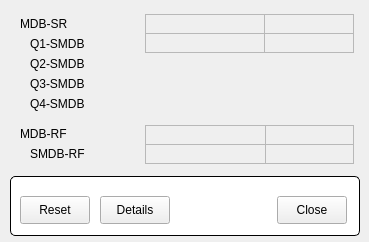
<?xml version="1.0" encoding="UTF-8"?>
<ui version="4.0">
 <class>FormMainPower</class>
 <widget class="QMainWindow" name="FormMainPower">
  <property name="geometry">
   <rect>
    <x>0</x>
    <y>0</y>
    <width>369</width>
    <height>242</height>
   </rect>
  </property>
  <property name="windowTitle">
   <string>Main Power</string>
  </property>
  <widget class="QWidget" name="centralWidget">
   <widget class="QGroupBox" name="titleGroupBox_2">
    <property name="geometry">
     <rect>
      <x>10</x>
      <y>176</y>
      <width>350</width>
      <height>60</height>
     </rect>
    </property>
    <property name="styleSheet">
     <string notr="true">QGroupBox {
 	background-color: rgb(255, 255, 255);
     border: 1px solid black;
     border-radius: 5px;
     margin-top: 0.5em;
 }
 
 QGroupBox::title {
     subcontrol-origin: margin;
     left: 10px;
     padding: 0 3px 0 3px;
 }</string>
    </property>
    <property name="title">
     <string/>
    </property>
    <widget class="QPushButton" name="btnClose">
     <property name="geometry">
      <rect>
       <x>267</x>
       <y>20</y>
       <width>70</width>
       <height>28</height>
      </rect>
     </property>
     <property name="text">
      <string>Close</string>
     </property>
    </widget>
    <widget class="QEPushButton" name="qepushbutton">
     <property name="geometry">
      <rect>
       <x>10</x>
       <y>20</y>
       <width>70</width>
       <height>28</height>
      </rect>
     </property>
     <property name="text">
      <string>Reset</string>
     </property>
     <property name="variable" stdset="0">
      <string>SR-PS-DB:reset</string>
     </property>
    </widget>
   </widget>
   <widget class="QLabel" name="label">
    <property name="geometry">
     <rect>
      <x>20</x>
      <y>14</y>
      <width>70</width>
      <height>20</height>
     </rect>
    </property>
    <property name="text">
     <string>MDB-SR</string>
    </property>
   </widget>
   <widget class="QLabel" name="label_2">
    <property name="geometry">
     <rect>
      <x>30</x>
      <y>34</y>
      <width>70</width>
      <height>20</height>
     </rect>
    </property>
    <property name="text">
     <string>Q1-SMDB</string>
    </property>
   </widget>
   <widget class="QLabel" name="label_3">
    <property name="geometry">
     <rect>
      <x>30</x>
      <y>54</y>
      <width>70</width>
      <height>20</height>
     </rect>
    </property>
    <property name="text">
     <string>Q2-SMDB</string>
    </property>
   </widget>
   <widget class="QLabel" name="label_4">
    <property name="geometry">
     <rect>
      <x>30</x>
      <y>74</y>
      <width>70</width>
      <height>20</height>
     </rect>
    </property>
    <property name="text">
     <string>Q3-SMDB</string>
    </property>
   </widget>
   <widget class="QLabel" name="label_5">
    <property name="geometry">
     <rect>
      <x>30</x>
      <y>94</y>
      <width>70</width>
      <height>20</height>
     </rect>
    </property>
    <property name="text">
     <string>Q4-SMDB</string>
    </property>
   </widget>
   <widget class="QLabel" name="label_6">
    <property name="geometry">
     <rect>
      <x>20</x>
      <y>124</y>
      <width>70</width>
      <height>20</height>
     </rect>
    </property>
    <property name="text">
     <string>MDB-RF</string>
    </property>
   </widget>
   <widget class="QLabel" name="label_7">
    <property name="geometry">
     <rect>
      <x>30</x>
      <y>144</y>
      <width>70</width>
      <height>20</height>
     </rect>
    </property>
    <property name="text">
     <string>SMDB-RF</string>
    </property>
   </widget>
   <widget class="QESimpleShape" name="qesimpleshape">
    <property name="geometry">
     <rect>
      <x>105</x>
      <y>16</y>
      <width>16</width>
      <height>16</height>
     </rect>
    </property>
    <property name="ledType">
     <enum>QSimpleShape::Status</enum>
    </property>
    <property name="colour0" stdset="0">
     <color>
      <red>20</red>
      <green>60</green>
      <blue>20</blue>
     </color>
    </property>
    <property name="colour1" stdset="0">
     <color>
      <red>5</red>
      <green>240</green>
      <blue>5</blue>
     </color>
    </property>
    <property name="variable" stdset="0">
     <string>SR-MDB:isPowerON</string>
    </property>
   </widget>
   <widget class="QESimpleShape" name="qesimpleshape_2">
    <property name="geometry">
     <rect>
      <x>105</x>
      <y>36</y>
      <width>16</width>
      <height>16</height>
     </rect>
    </property>
    <property name="ledType">
     <enum>QSimpleShape::Status</enum>
    </property>
    <property name="colour0" stdset="0">
     <color>
      <red>20</red>
      <green>60</green>
      <blue>20</blue>
     </color>
    </property>
    <property name="colour1" stdset="0">
     <color>
      <red>5</red>
      <green>240</green>
      <blue>5</blue>
     </color>
    </property>
    <property name="variable" stdset="0">
     <string>SR-SMDB-Q1:isPowerON</string>
    </property>
   </widget>
   <widget class="QESimpleShape" name="qesimpleshape_3">
    <property name="geometry">
     <rect>
      <x>105</x>
      <y>56</y>
      <width>16</width>
      <height>16</height>
     </rect>
    </property>
    <property name="ledType">
     <enum>QSimpleShape::Status</enum>
    </property>
    <property name="colour0" stdset="0">
     <color>
      <red>20</red>
      <green>60</green>
      <blue>20</blue>
     </color>
    </property>
    <property name="colour1" stdset="0">
     <color>
      <red>5</red>
      <green>240</green>
      <blue>5</blue>
     </color>
    </property>
    <property name="variable" stdset="0">
     <string>SR-SMDB-Q2:isPowerON</string>
    </property>
   </widget>
   <widget class="QESimpleShape" name="qesimpleshape_4">
    <property name="geometry">
     <rect>
      <x>105</x>
      <y>76</y>
      <width>16</width>
      <height>16</height>
     </rect>
    </property>
    <property name="ledType">
     <enum>QSimpleShape::Status</enum>
    </property>
    <property name="colour0" stdset="0">
     <color>
      <red>20</red>
      <green>60</green>
      <blue>20</blue>
     </color>
    </property>
    <property name="colour1" stdset="0">
     <color>
      <red>5</red>
      <green>240</green>
      <blue>5</blue>
     </color>
    </property>
    <property name="variable" stdset="0">
     <string>SR-SMDB-Q3:isPowerON</string>
    </property>
   </widget>
   <widget class="QESimpleShape" name="qesimpleshape_5">
    <property name="geometry">
     <rect>
      <x>105</x>
      <y>96</y>
      <width>16</width>
      <height>16</height>
     </rect>
    </property>
    <property name="ledType">
     <enum>QSimpleShape::Status</enum>
    </property>
    <property name="colour0" stdset="0">
     <color>
      <red>20</red>
      <green>60</green>
      <blue>20</blue>
     </color>
    </property>
    <property name="colour1" stdset="0">
     <color>
      <red>5</red>
      <green>240</green>
      <blue>5</blue>
     </color>
    </property>
    <property name="variable" stdset="0">
     <string>SR-SMDB-Q4:isPowerON</string>
    </property>
   </widget>
   <widget class="QESimpleShape" name="qesimpleshape_6">
    <property name="geometry">
     <rect>
      <x>105</x>
      <y>126</y>
      <width>16</width>
      <height>16</height>
     </rect>
    </property>
    <property name="ledType">
     <enum>QSimpleShape::Status</enum>
    </property>
    <property name="colour0" stdset="0">
     <color>
      <red>20</red>
      <green>60</green>
      <blue>20</blue>
     </color>
    </property>
    <property name="colour1" stdset="0">
     <color>
      <red>5</red>
      <green>240</green>
      <blue>5</blue>
     </color>
    </property>
    <property name="variable" stdset="0">
     <string>SR-RF-MDB:isPowerON</string>
    </property>
   </widget>
   <widget class="QESimpleShape" name="qesimpleshape_7">
    <property name="geometry">
     <rect>
      <x>105</x>
      <y>146</y>
      <width>16</width>
      <height>16</height>
     </rect>
    </property>
    <property name="ledType">
     <enum>QSimpleShape::Status</enum>
    </property>
    <property name="colour0" stdset="0">
     <color>
      <red>20</red>
      <green>60</green>
      <blue>20</blue>
     </color>
    </property>
    <property name="colour1" stdset="0">
     <color>
      <red>5</red>
      <green>240</green>
      <blue>5</blue>
     </color>
    </property>
    <property name="variable" stdset="0">
     <string>SR-RF-MDB:isPowerON</string>
    </property>
   </widget>
   <widget class="QESimpleShape" name="qesimpleshape_8">
    <property name="geometry">
     <rect>
      <x>125</x>
      <y>56</y>
      <width>16</width>
      <height>16</height>
     </rect>
    </property>
    <property name="ledType">
     <enum>QSimpleShape::Error</enum>
    </property>
    <property name="colour0" stdset="0">
     <color>
      <red>60</red>
      <green>20</green>
      <blue>20</blue>
     </color>
    </property>
    <property name="colour1" stdset="0">
     <color>
      <red>240</red>
      <green>5</green>
      <blue>5</blue>
     </color>
    </property>
    <property name="variable" stdset="0">
     <string>SR-SMDB-Q2:isEmergency</string>
    </property>
   </widget>
   <widget class="QESimpleShape" name="qesimpleshape_9">
    <property name="geometry">
     <rect>
      <x>125</x>
      <y>96</y>
      <width>16</width>
      <height>16</height>
     </rect>
    </property>
    <property name="ledType">
     <enum>QSimpleShape::Error</enum>
    </property>
    <property name="colour0" stdset="0">
     <color>
      <red>60</red>
      <green>20</green>
      <blue>20</blue>
     </color>
    </property>
    <property name="colour1" stdset="0">
     <color>
      <red>240</red>
      <green>5</green>
      <blue>5</blue>
     </color>
    </property>
    <property name="variable" stdset="0">
     <string>SR-SMDB-Q4:isEmergency</string>
    </property>
   </widget>
   <widget class="QESimpleShape" name="qesimpleshape_10">
    <property name="geometry">
     <rect>
      <x>125</x>
      <y>36</y>
      <width>16</width>
      <height>16</height>
     </rect>
    </property>
    <property name="ledType">
     <enum>QSimpleShape::Error</enum>
    </property>
    <property name="colour0" stdset="0">
     <color>
      <red>60</red>
      <green>20</green>
      <blue>20</blue>
     </color>
    </property>
    <property name="colour1" stdset="0">
     <color>
      <red>240</red>
      <green>5</green>
      <blue>5</blue>
     </color>
    </property>
    <property name="variable" stdset="0">
     <string>SR-SMDB-Q1:isEmergency</string>
    </property>
   </widget>
   <widget class="QESimpleShape" name="qesimpleshape_11">
    <property name="geometry">
     <rect>
      <x>125</x>
      <y>146</y>
      <width>16</width>
      <height>16</height>
     </rect>
    </property>
    <property name="ledType">
     <enum>QSimpleShape::Error</enum>
    </property>
    <property name="colour0" stdset="0">
     <color>
      <red>60</red>
      <green>20</green>
      <blue>20</blue>
     </color>
    </property>
    <property name="colour1" stdset="0">
     <color>
      <red>240</red>
      <green>5</green>
      <blue>5</blue>
     </color>
    </property>
    <property name="variable" stdset="0">
     <string>SR-RF-MDB:isEmergency</string>
    </property>
   </widget>
   <widget class="QESimpleShape" name="qesimpleshape_12">
    <property name="geometry">
     <rect>
      <x>125</x>
      <y>16</y>
      <width>16</width>
      <height>16</height>
     </rect>
    </property>
    <property name="ledType">
     <enum>QSimpleShape::Error</enum>
    </property>
    <property name="colour0" stdset="0">
     <color>
      <red>60</red>
      <green>20</green>
      <blue>20</blue>
     </color>
    </property>
    <property name="colour1" stdset="0">
     <color>
      <red>240</red>
      <green>5</green>
      <blue>5</blue>
     </color>
    </property>
    <property name="variable" stdset="0">
     <string>SR-MDB:isEmergency</string>
    </property>
   </widget>
   <widget class="QESimpleShape" name="qesimpleshape_13">
    <property name="geometry">
     <rect>
      <x>125</x>
      <y>126</y>
      <width>16</width>
      <height>16</height>
     </rect>
    </property>
    <property name="ledType">
     <enum>QSimpleShape::Error</enum>
    </property>
    <property name="colour0" stdset="0">
     <color>
      <red>60</red>
      <green>20</green>
      <blue>20</blue>
     </color>
    </property>
    <property name="colour1" stdset="0">
     <color>
      <red>240</red>
      <green>5</green>
      <blue>5</blue>
     </color>
    </property>
    <property name="variable" stdset="0">
     <string>SR-RF-MDB:isEmergency</string>
    </property>
   </widget>
   <widget class="QESimpleShape" name="qesimpleshape_14">
    <property name="geometry">
     <rect>
      <x>125</x>
      <y>76</y>
      <width>16</width>
      <height>16</height>
     </rect>
    </property>
    <property name="ledType">
     <enum>QSimpleShape::Error</enum>
    </property>
    <property name="colour0" stdset="0">
     <color>
      <red>60</red>
      <green>20</green>
      <blue>20</blue>
     </color>
    </property>
    <property name="colour1" stdset="0">
     <color>
      <red>240</red>
      <green>5</green>
      <blue>5</blue>
     </color>
    </property>
    <property name="variable" stdset="0">
     <string>SR-SMDB-Q3:isEmergency</string>
    </property>
   </widget>
   <widget class="QELabel" name="currentState">
    <property name="geometry">
     <rect>
      <x>145</x>
      <y>14</y>
      <width>120</width>
      <height>20</height>
     </rect>
    </property>
    <property name="frameShape">
     <enum>QFrame::StyledPanel</enum>
    </property>
    <property name="variable" stdset="0">
     <string>SA-PS-PMTR1:ActiveEnergyDelivered</string>
    </property>
    <property name="precision">
     <number>1</number>
    </property>
    <property name="useDbPrecision">
     <bool>false</bool>
    </property>
   </widget>
   <widget class="QELabel" name="currentState_2">
    <property name="geometry">
     <rect>
      <x>145</x>
      <y>125</y>
      <width>121</width>
      <height>20</height>
     </rect>
    </property>
    <property name="frameShape">
     <enum>QFrame::StyledPanel</enum>
    </property>
    <property name="variable" stdset="0">
     <string>SA-PS-PMTR2:ActiveEnergyDelivered</string>
    </property>
    <property name="precision">
     <number>1</number>
    </property>
    <property name="useDbPrecision">
     <bool>false</bool>
    </property>
   </widget>
   <widget class="QELabel" name="currentState_5">
    <property name="geometry">
     <rect>
      <x>145</x>
      <y>33</y>
      <width>120</width>
      <height>20</height>
     </rect>
    </property>
    <property name="frameShape">
     <enum>QFrame::StyledPanel</enum>
    </property>
    <property name="variable" stdset="0">
     <string>SA-PS-PMTR1:Current_Avg</string>
    </property>
    <property name="useDbPrecision">
     <bool>false</bool>
    </property>
   </widget>
   <widget class="QELabel" name="currentState_11">
    <property name="geometry">
     <rect>
      <x>264</x>
      <y>33</y>
      <width>90</width>
      <height>20</height>
     </rect>
    </property>
    <property name="frameShape">
     <enum>QFrame::StyledPanel</enum>
    </property>
    <property name="variable" stdset="0">
     <string>SA-PS-PMTR1:VoltageL-N_Avg</string>
    </property>
    <property name="useDbPrecision">
     <bool>false</bool>
    </property>
   </widget>
   <widget class="QELabel" name="currentState_6">
    <property name="geometry">
     <rect>
      <x>145</x>
      <y>144</y>
      <width>121</width>
      <height>20</height>
     </rect>
    </property>
    <property name="frameShape">
     <enum>QFrame::StyledPanel</enum>
    </property>
    <property name="variable" stdset="0">
     <string>SA-PS-PMTR2:Current_Avg</string>
    </property>
    <property name="useDbPrecision">
     <bool>false</bool>
    </property>
   </widget>
   <widget class="QELabel" name="currentState_12">
    <property name="geometry">
     <rect>
      <x>265</x>
      <y>144</y>
      <width>89</width>
      <height>20</height>
     </rect>
    </property>
    <property name="frameShape">
     <enum>QFrame::StyledPanel</enum>
    </property>
    <property name="variable" stdset="0">
     <string>SA-PS-PMTR2:VoltageL-N_Avg</string>
    </property>
    <property name="useDbPrecision">
     <bool>false</bool>
    </property>
   </widget>
   <widget class="QELabel" name="currentState_20">
    <property name="geometry">
     <rect>
      <x>264</x>
      <y>14</y>
      <width>90</width>
      <height>20</height>
     </rect>
    </property>
    <property name="frameShape">
     <enum>QFrame::StyledPanel</enum>
    </property>
    <property name="variable" stdset="0">
     <string>SA-PS-PMTR1:ActivePowerTotal_KW</string>
    </property>
    <property name="precision">
     <number>0</number>
    </property>
    <property name="useDbPrecision">
     <bool>false</bool>
    </property>
   </widget>
   <widget class="QELabel" name="currentState_21">
    <property name="geometry">
     <rect>
      <x>265</x>
      <y>125</y>
      <width>89</width>
      <height>20</height>
     </rect>
    </property>
    <property name="frameShape">
     <enum>QFrame::StyledPanel</enum>
    </property>
    <property name="variable" stdset="0">
     <string>SA-PS-PMTR2:ActivePowerTotal_KW</string>
    </property>
    <property name="precision">
     <number>0</number>
    </property>
    <property name="useDbPrecision">
     <bool>false</bool>
    </property>
   </widget>
   <widget class="QPushButton" name="btnDetails">
    <property name="geometry">
     <rect>
      <x>100</x>
      <y>196</y>
      <width>70</width>
      <height>28</height>
     </rect>
    </property>
    <property name="text">
     <string>Details</string>
    </property>
   </widget>
  </widget>
 </widget>
 <customwidgets>
  <customwidget>
   <class>QELabel</class>
   <extends>QLabel</extends>
   <header>QELabel.h</header>
  </customwidget>
  <customwidget>
   <class>QEPushButton</class>
   <extends>QPushButton</extends>
   <header>QEPushButton.h</header>
  </customwidget>
  <customwidget>
   <class>QESimpleShape</class>
   <extends>QSimpleShape</extends>
   <header>QESimpleShape.h</header>
  </customwidget>
  <customwidget>
   <class>QSimpleShape</class>
   <extends>QWidget</extends>
   <header>QSimpleShape.h</header>
  </customwidget>
 </customwidgets>
 <resources/>
 <connections/>
</ui>
